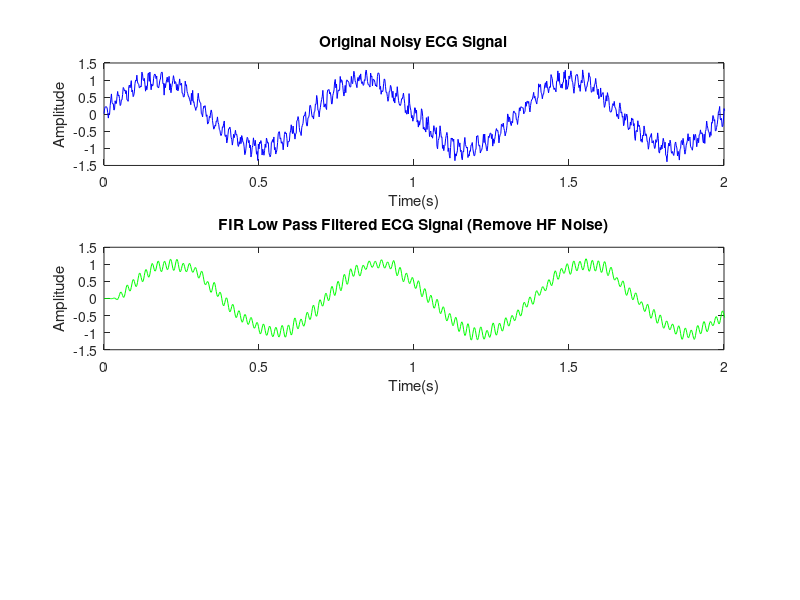

The MATLAB script that drew this image: (Note: this script raises an error after producing the figure.)
clc
clear aal
close all
 
% Load or Generate ECG Signal
fs = 500;      %Sampling Frequency (Hz)
t = 0:1/fs:5;  %Time vector (5 Seconds)
f_ecg = 1.5;   % Approximate ECG frequency (Hz)
 
% Generate a synthetic ECG signal (sum of sinusoidals)
ecg_signal = sin(2*pi*f_ecg*t) + 0.2*sin (2*pi*50*t) + 0.1*randn(size(t));
 
%% Plot Original Signal 
figure
subplot(3,1,1);
plot(t, ecg_signal, 'b');
xlabel('Time(s)');
ylabel('Amplitude');
title('Original Noisy ECG Signal')
xlim([0 2]);
 
%% FIR Low Pass Filtered Signal
fc = 55;        % Cutoff frequency (Hz)
order = 50;     % Filter order
fir_coeffs = fir1(order, fc/(fs/2), 'low'); % FIR filter design
ecg_fir_filtered = filter(fir_coeffs, 1, ecg_signal);
 
% Plot FIR Filtered Signal
subplot(3,1,2);
plot(t, ecg_fir_filtered, 'g')
xlabel('Time(s)');
ylabel('Amplitude');
title('FIR Low Pass Filtered ECG Signal (Remove HF Noise)')
xlim([0 2]);
 
%% IIR Notch Filter (Renove Powerline Interference)
f_notch = 50;           %Notch frequency (Hz)
bw = 5;                 % Bandwidth (Hz)
wo = f_notch/(fs/2);    %Normalized frequency
[b, a] = iirnotch(wo, bw/(fs/2));  %IIR Notch filter design
ecg_iir_filtered = filter(b, a, ecg_fir_filtered);
 
% Plot IIR Filtered Signal 
subplot(3,1,3);
plot(t, ecg_iir_filtered, 'r');
xlabel('Time(s)');
ylabel('Amplitude');
title('IIR Notch Filtered ECG Signal (Remove HF Noise)')
xlim([0 2]);
 
%% Frequency Analysis
 
figure;
frequencies = linspace(0, fs/2, length(t)/2);
 
% Compute FFT
fft_orig = abs(fft(ecg_signal));
fft_fir = abs(fft(ecg_fir_filtered));
fft_iir = abs(fft(ecg_iir_filtered));
 
% Plot FFT before and after filering
plot(frequencies, fft_orig(1: length(frequencies)), 'b', 'LineWidth', 1);
hold on
plot(frequencies, fft_fir(1: length(frequencies)), 'g', 'LineWidth', 1);
plot(frequencies, fft_iir(1: length(frequencies)), 'r', 'LineWidth', 1);
 
xlabel('frequency (Hz)');
ylabel('Magnitude');




